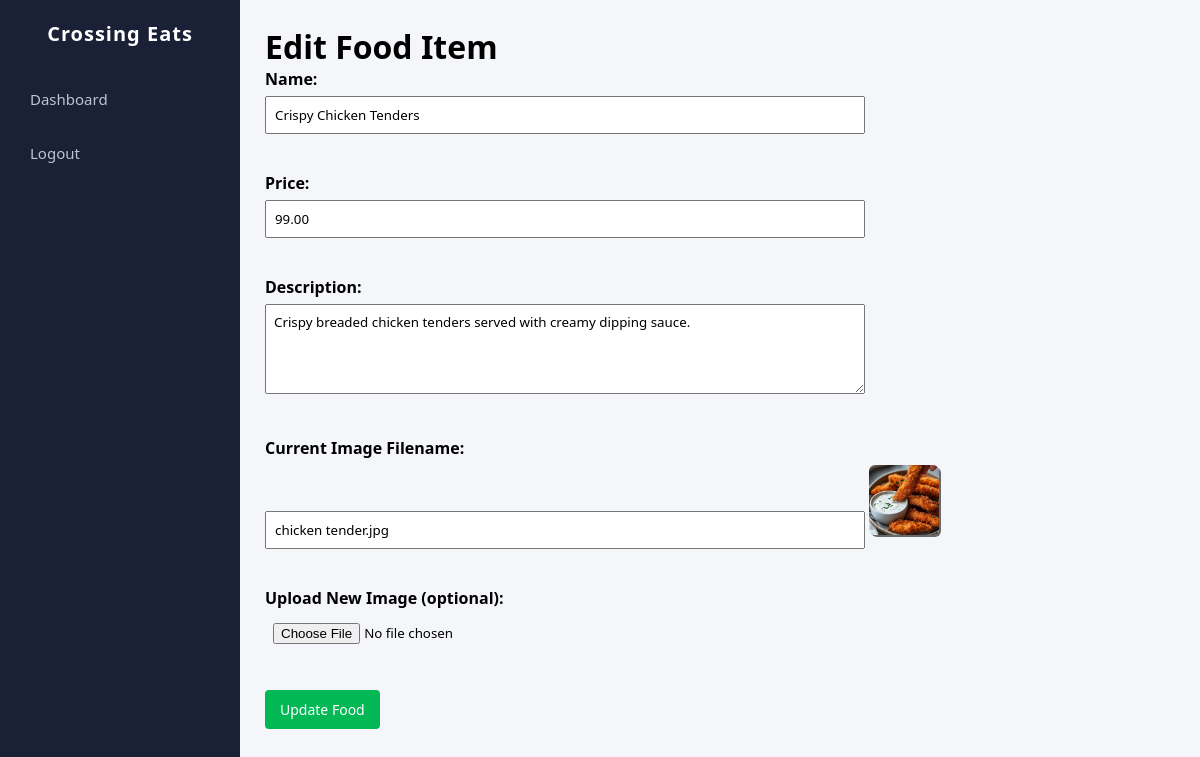
Before: /admin/edit_food.php?id=24 (signed in) with the older database file.
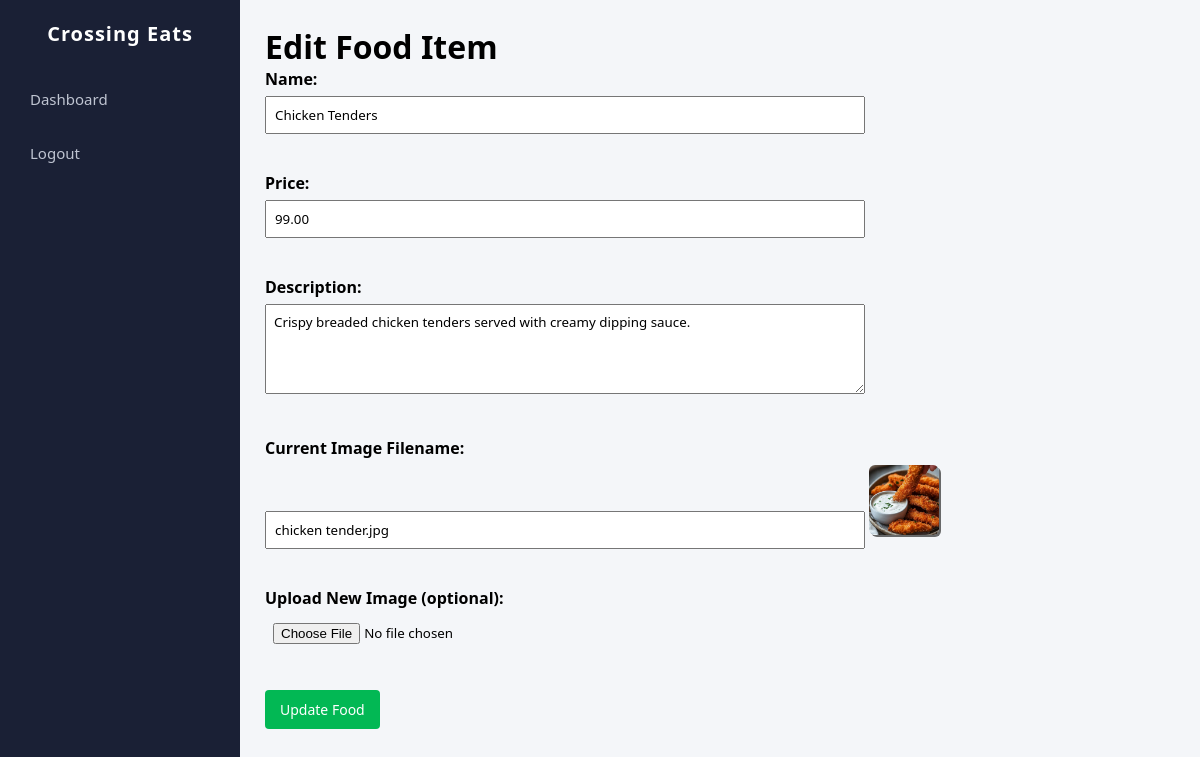
After: the same page with the newer database file.
### tables this page shows
CREATE TABLE `foods` (
  `id` int(11) NOT NULL,
  `name` varchar(255) NOT NULL,
  `price` decimal(10,2) NOT NULL,
  `description` text NOT NULL,
  `image` varchar(255) NOT NULL
);

### admin/edit_food.php (the view, shortened to what this page needs)
<?php
    require_once "../backend/db-connect.php";
    $food_id = $_GET["id"];
    $stmt = $db->prepare("SELECT * FROM foods WHERE id = ?");
    $stmt->execute([$food_id]);
    $food = $stmt->fetch(PDO::FETCH_ASSOC);
?>
<!DOCTYPE html>
<html lang="en">
<head>
    <link rel="stylesheet" type="text/css" href="../css/admin_dashboard.css"
</head>
<body>
    <div class="sidebar">
        <h2>Crossing Eats</h2>
        <ul>
            <li><a href="admin_dashboard.php"><i class="fa fa-home"></i> Dashboard</a></li>
            <li><a href="logout.php"><i class="fa fa-sign-out-alt"></i> Logout</a></li>
        </ul>
    </div>
    <div class="main-content">
        <h1>Edit Food Item</h1>
        <form action="" method="POST" enctype="multipart/form-data" class="add-form">
            <label>Name:</label>
            <input type="text" name="name" value="<?= htmlspecialchars($food['name']) ?>" required><br><br>
            <label>Price:</label>
            <input type="number" name="price" step="0.01"value="<?= htmlspecialchars($food['price']) ?>" required><br><br>
            <label>Description:</label>
            <textarea name="description" rows="4" required><?= htmlspecialchars($food['description']) ?></textarea><br><br>
            <label>Current Image Filename:</label>
            <input type="text" name="image_text"
                value="<?= htmlspecialchars($food['image']) ?>"
                required>
            <img src="../img/<?= htmlspecialchars($food['image']) ?>" class="food-img"><br><br>
            <label>Upload New Image (optional):</label>
            <input type="file" name="image_file" accept="image/*"><br><br>
            <button type="submit" class="btn">Update Food</button>
        </form>
    </div>
</body>
</html>

Changed rows visible on the page:
changed foods "Crispy breaded chicken tenders served with creamy dipping sauce.": name "Crispy Chicken Tenders" → "Chicken Tenders"
